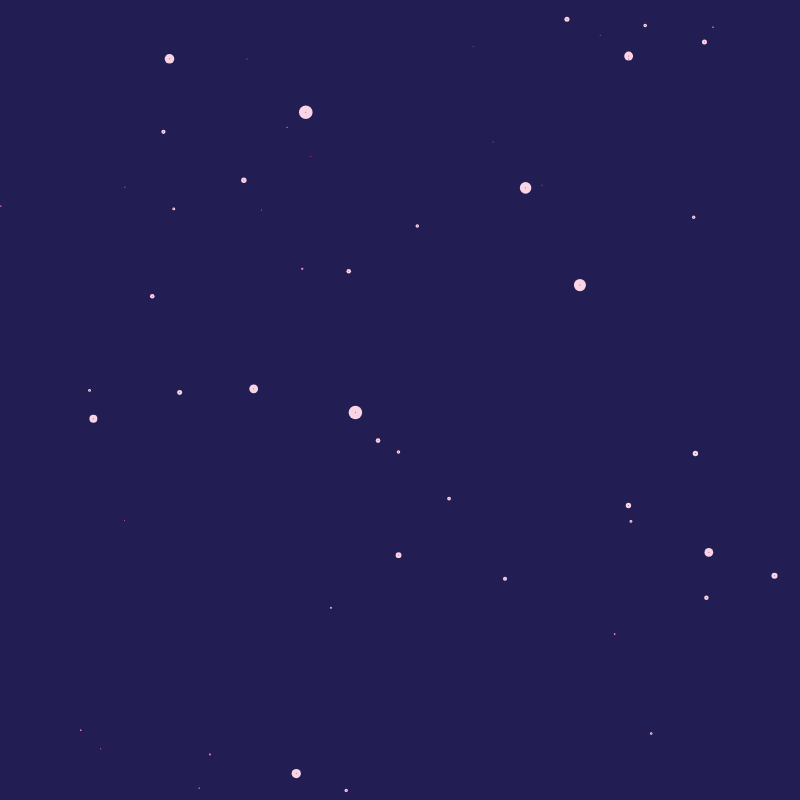
Frame 1 (no input)
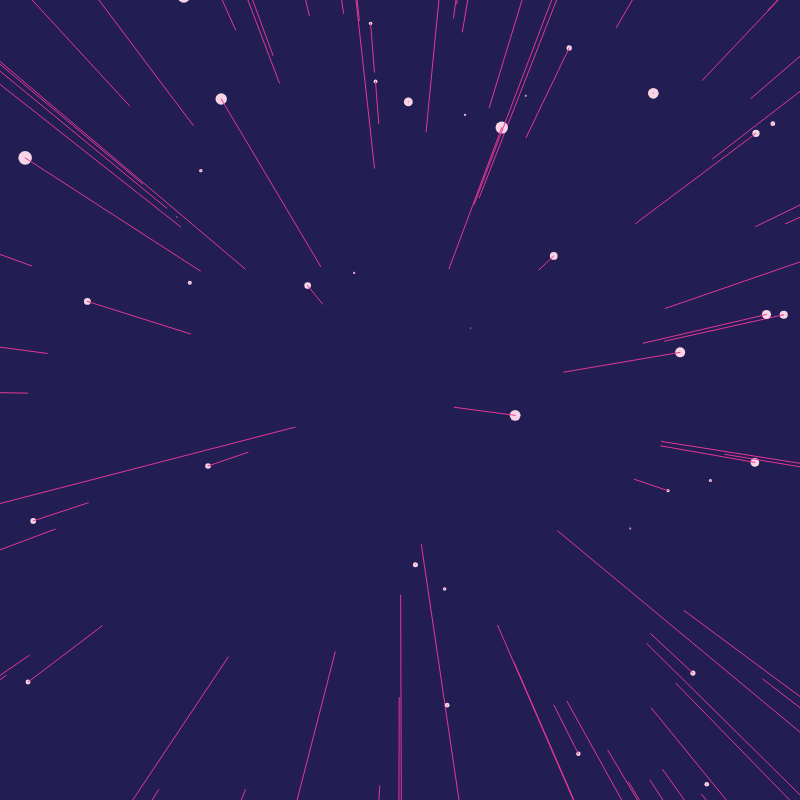
Frame 60 (no input)
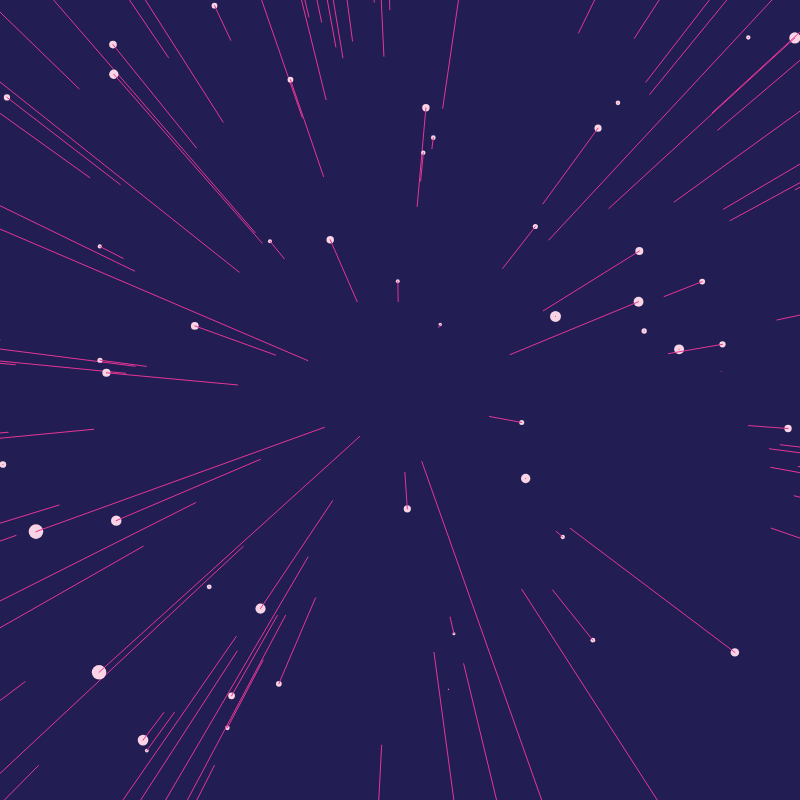
Frame 120 (the mouse pressed at the canvas centre since frame 60)

The p5.js sketch that drew these frames (run headless with seeded random() and noise() and a simulated clock; from frame 60 on, the mouse is pressed at the canvas centre):

// p5.js sketch
// ── sketch.js
let stars = [];
let speedY;

function setup() {
  createCanvas(800, 800);
  for (let i = 0; i < 800; i++) {
    star = new Star();
    stars.push(star);
  }
}

function draw() {
  speedY = map(mouseY, 0, height, 50, 2);
  background(34,29,83);
  translate(width / 2, height / 2);
  for (let i = 0; i < stars.length; i++) {
    stars[i].show();
    stars[i].update();
  }
}

// ── star.js
class Star {
  constructor(x = random(-width, width), y = random(-height, height), z = random(width)) {
    this.x = x;
    this.y = y;
    this.z = z;
    this.sx = map(this.x / this.z, 0, 1, 0, width);
    this.sy = map(this.y / this.z, 0, 1, 0, height);
    this.pz = this.z;

  }

  show() {
    let r = map(this.z, 0, width, 16, 0);

    noStroke();
    fill(248,212,229);
    ellipse(this.sx, this.sy, r);

        this.px = map(this.x / this.pz, 0, 1, 0, width);
        this.py = map(this.y / this.pz, 0, 1, 0, height);


    stroke(229,54,149);
    line(this.px, this.py, this.sx, this.sy);

  }

  update() {
    this.sx = map(this.x / this.z, 0, 1, 0, width);
    this.sy = map(this.y / this.z, 0, 1, 0, height);
    this.z = this.z - speedY;

    if (this.z < 1) {
      this.x = random(-width, width);
      this.y = random(-height, height);
      this.z = random(width);
      this.sx = map(this.x / this.z, 0, 1, 0, width);
      this.sy = map(this.y / this.z, 0, 1, 0, height);
      this.r = map(this.z, 0, width, 16, 0);
      this.pz = this.z;


    }


  }
}
